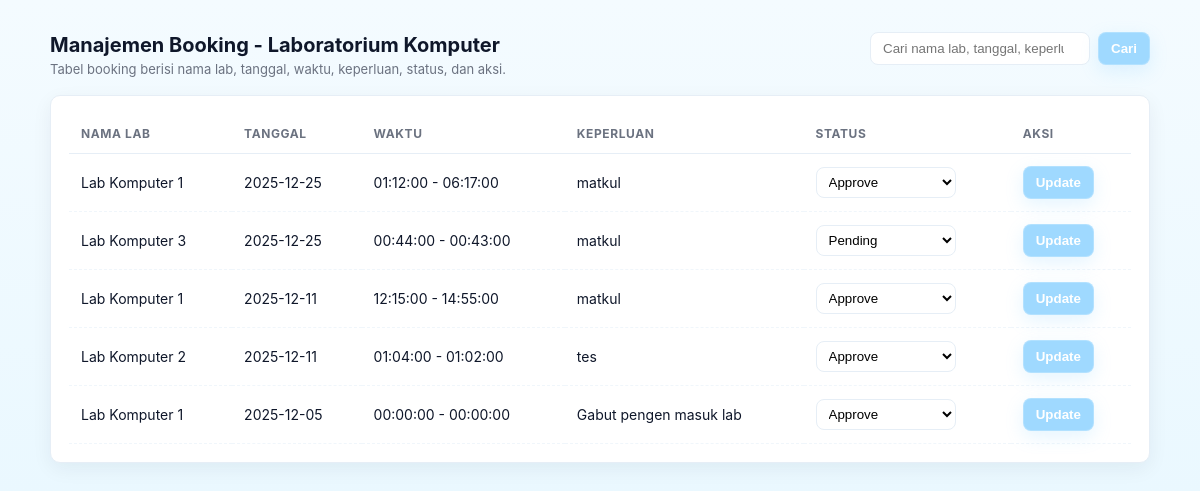
Screenshot of /admin/manage_boking.php (signed in) with the database file from the repository.
### tables this page shows
CREATE TABLE `booking_lab` (
  `id` int NOT NULL,
  `nama` varchar(100) NOT NULL,
  `kelas` varchar(50) NOT NULL,
  `nim` varchar(30) NOT NULL,
  `nohp` varchar(20) NOT NULL,
  `lab` varchar(50) NOT NULL,
  `tanggal` date NOT NULL,
  `jam_mulai` time NOT NULL,
  `jam_selesai` time NOT NULL,
  `keperluan` varchar(255) NOT NULL,
  `kode_booking` varchar(50) NOT NULL,
  `qr_code` varchar(255) DEFAULT NULL,
  `status` enum('pending','approve','reject') DEFAULT 'pending',
  `created_at` timestamp NULL DEFAULT CURRENT_TIMESTAMP,
  `format` enum('sedang','selesai') NOT NULL
);

### public/admin/manage_boking.php (the view, shortened to what this page needs)
<?php
include '../../config/config.php';
$cari = isset($_GET['cari']) ? $conn->real_escape_string($_GET['cari']) : '';
if ($cari != '') {
    $sql = "
        SELECT *
        FROM booking_lab
        WHERE
            lab LIKE '%$cari%' OR
            tanggal LIKE '%$cari%' OR
            jam_mulai LIKE '%$cari%' OR
            jam_selesai LIKE '%$cari%' OR
            keperluan LIKE '%$cari%'
        ORDER BY tanggal DESC
    ";
} else {
    $sql = "SELECT * FROM booking_lab ORDER BY tanggal DESC";
}
$data = $conn->query($sql);
?>
<!doctype html>
<html lang="id">
<head>
</head>
<body>
<div class="container">
<header>
    <div>
        <h1>Manajemen Booking - Laboratorium Komputer</h1>
        <p class="lead">Tabel booking berisi nama lab, tanggal, waktu, keperluan, status, dan aksi.</p>
    </div>
    <div class="toolbar">
        <form method="GET" class="search">
            <input type="search" name="cari" value="<?= htmlspecialchars($cari) ?>"
                   placeholder="Cari nama lab, tanggal, keperluan..." />
            <button class="btn primary" type="submit">Cari</button>
        </form>
    </div>
</header>
<div class="card">
<table id="bookingTable">
<thead>
<tr>
    <th>Nama Lab</th>
    <th>Tanggal</th>
    <th>Waktu</th>
    <th>Keperluan</th>
    <th>Status</th>
    <th>Aksi</th>
</tr>
</thead>
<tbody>
<?php while($row = $data->fetch_assoc()): ?>
<tr>
    <td><?= $row['lab']; ?></td>
    <td><?= $row['tanggal']; ?></td>
    <td><?= $row['jam_mulai']; ?> - <?= $row['jam_selesai']; ?></td>
    <td><?= $row['keperluan']; ?></td>
    <td>
        <form action="update.php" method="POST">
            <select name="status" class="status-select">
                <option value="pending"  <?= $row['status']=='pending'?'selected':'' ?>>Pending</option>
                <option value="approve" <?= $row['status']=='approve'?'selected':'' ?>>Approve</option>
            </select>
    </td>
    <td>
        <div class="action-buttons">
            <button class="btn primary" type="submit">Update</button>
        </div>
    </td>
</tr>
<?php endwhile; ?>
</tbody>
</table>
</div>
</div>
</body>
</html>

### public/admin/manage_boking.php (style rules this page uses)
:root { --bg: #f4fbff; --card: #ffffff; --accent: #9fd9ff; --accent-strong: #6fc8ff; --muted: #6b7280; --success: #16a34a; --danger: #ef4444; --border: #e6eef6; --radius: 10px; font-family: Inter, system-ui, -apple-system, 'Segoe UI', Roboto, 'Helvetica Neue', Arial; }
body { margin:0; background: linear-gradient(180deg,var(--bg) 0%, #eaf8ff 100%); padding:32px; color:#0f172a; }
.container { max-width:1100px; margin:0 auto; }
header { display:flex; align-items:center; justify-content:space-between; margin-bottom:18px; }
h1 { font-size:20px; margin:0 0 4px 0 }
p.lead { margin:0; color:var(--muted); font-size:13px }
.card { background:var(--card); border-radius:var(--radius); box-shadow: 0 6px 20px rgba(19,38,56,0.06); padding:18px; border:1px solid var(--border); }
.toolbar { display:flex; gap:8px; align-items:center; margin-bottom:12px; flex-wrap:wrap; }
.search { display:flex; gap:8px; align-items:center; }
input[type="search"] { padding:8px 12px; border-radius:8px; border:1px solid var(--border); min-width:220px; }
table { width:100%; border-collapse:collapse; font-size:14px }
thead th { text-align:left; padding:12px 12px; color:var(--muted); font-size:12px; text-transform:uppercase; letter-spacing:0.6px; border-bottom:1px solid var(--border); }
tbody td { padding:12px; vertical-align:middle; border-bottom:1px dashed #f0f6fb; }
select.status-select { padding:6px 8px; border-radius:8px; border:1px solid var(--border); background:#fff; min-width:140px; }
.btn { display:inline-flex; align-items:center; gap:8px; padding:8px 12px; border-radius:8px; border:0; cursor:pointer; font-weight:600; }
.btn.primary { background:var(--accent); color:#fff; box-shadow: 0 6px 18px rgba(111,200,255,0.18); border:1px solid rgba(255,255,255,0.2); }
.action-buttons { display:flex; gap:8px }

### rows the page displays
booking_lab: lab "Lab Komputer 1", tanggal "2025-12-25", jam_mulai "01:12:00", jam_selesai "06:17:00", keperluan "matkul", status "Approve"
booking_lab: lab "Lab Komputer 3", tanggal "2025-12-25", jam_mulai "00:44:00", jam_selesai "00:43:00", keperluan "matkul", status "Pending"
booking_lab: lab "Lab Komputer 1", tanggal "2025-12-11", jam_mulai "12:15:00", jam_selesai "14:55:00", keperluan "matkul", status "Approve"
booking_lab: lab "Lab Komputer 2", tanggal "2025-12-11", jam_mulai "01:04:00", jam_selesai "01:02:00", keperluan "tes", status "Approve"
booking_lab: lab "Lab Komputer 1", tanggal "2025-12-05", jam_mulai "00:00:00", jam_selesai "00:00:00", keperluan "Gabut pengen masuk lab", status "Approve"
